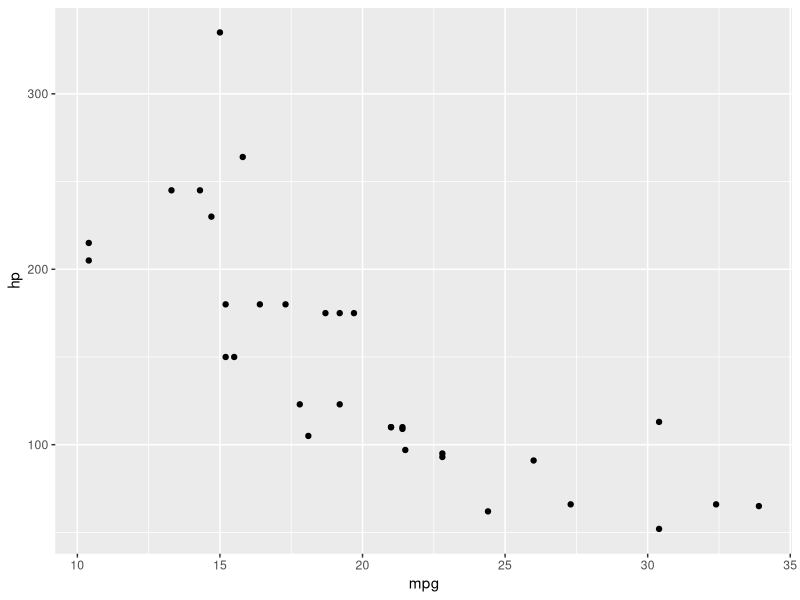
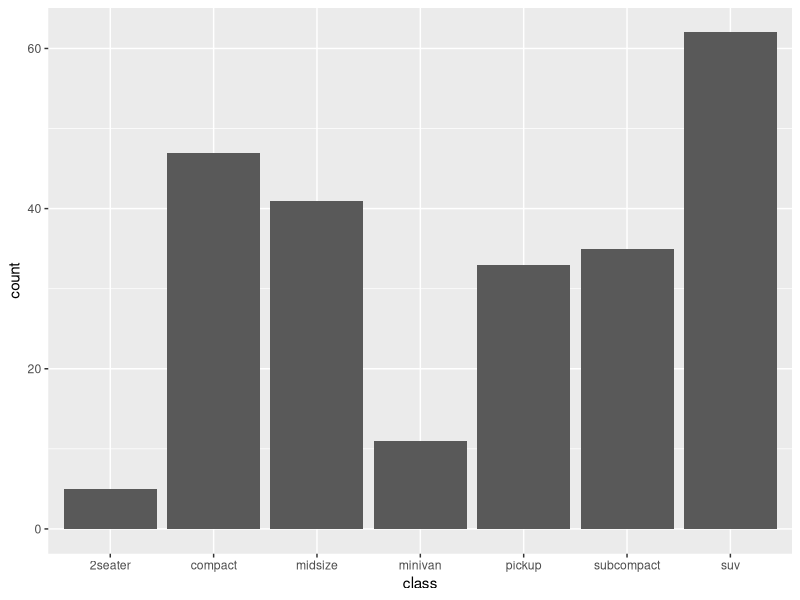
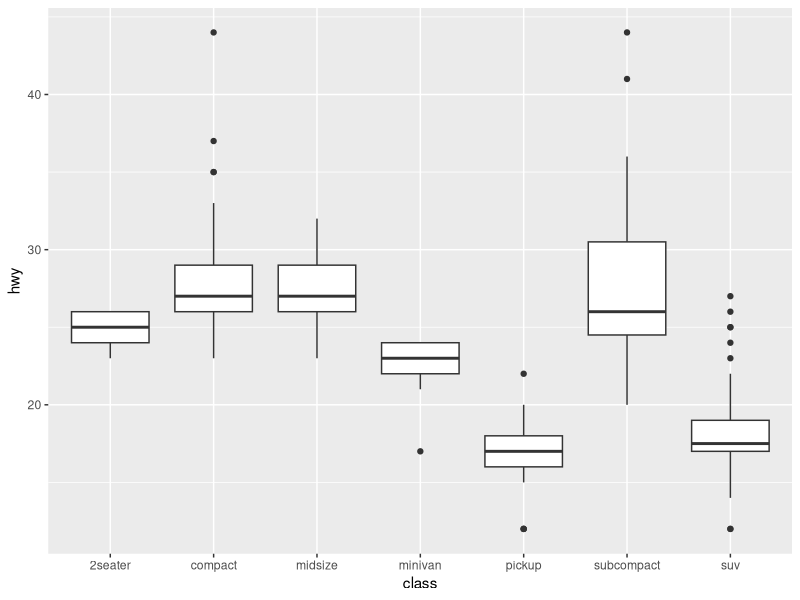
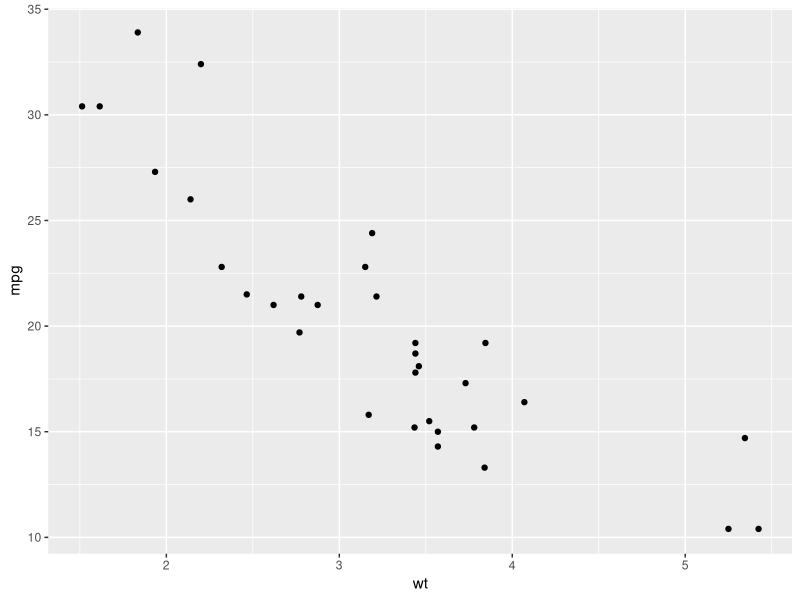
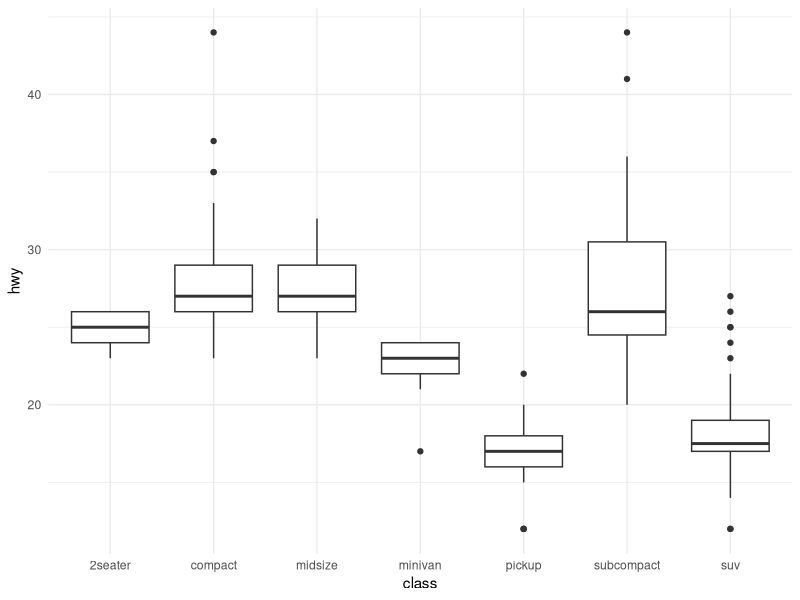
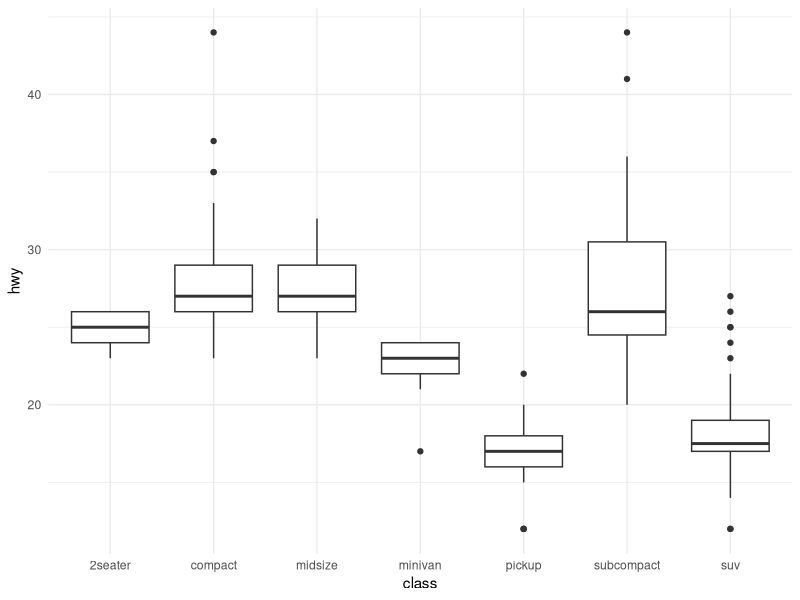

Write R code to recreate these figures, in order.
## ---- chunk 1
library(ggplot2)

ggplot(mtcars, aes(x = mpg, y = hp)) +
  geom_point()
## ---- chunk 2
ggplot(mpg, aes(class)) +
  geom_bar()
## ---- chunk 3
ggplot(mpg, aes(class, hwy)) +
  geom_boxplot()
## ---- chunk 4
ggplot(mtcars, aes(wt, mpg)) +
  geom_point()
## ---- chunk 5
ggplot(mpg, aes(class, hwy)) +
  geom_boxplot() +
  theme_minimal()
## ---- chunk 6
ggsave("my-plot.png", width = 6, height = 4, dpi = 300)
